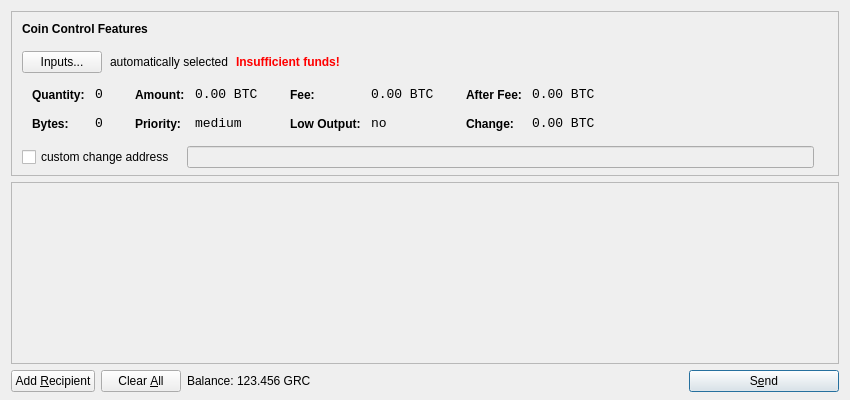
<?xml version="1.0" encoding="UTF-8"?>
<ui version="4.0">
 <class>SendCoinsDialog</class>
 <widget class="QDialog" name="SendCoinsDialog">
  <property name="geometry">
   <rect>
    <x>0</x>
    <y>0</y>
    <width>850</width>
    <height>400</height>
   </rect>
  </property>
  <property name="windowTitle">
   <string>Send Coins</string>
  </property>
  <layout class="QVBoxLayout" name="verticalLayout" stretch="0,1,0">
   <property name="bottomMargin">
    <number>8</number>
   </property>
   <item>
    <widget class="QFrame" name="frameCoinControl">
     <property name="sizePolicy">
      <sizepolicy hsizetype="Expanding" vsizetype="Expanding">
       <horstretch>0</horstretch>
       <verstretch>0</verstretch>
      </sizepolicy>
     </property>
     <property name="maximumSize">
      <size>
       <width>16777215</width>
       <height>16777215</height>
      </size>
     </property>
     <property name="frameShape">
      <enum>QFrame::StyledPanel</enum>
     </property>
     <property name="frameShadow">
      <enum>QFrame::Sunken</enum>
     </property>
     <layout class="QVBoxLayout" name="verticalLayoutCoinControl2">
      <property name="spacing">
       <number>-1</number>
      </property>
      <property name="leftMargin">
       <number>0</number>
      </property>
      <property name="topMargin">
       <number>0</number>
      </property>
      <property name="rightMargin">
       <number>0</number>
      </property>
      <property name="bottomMargin">
       <number>6</number>
      </property>
      <item>
       <layout class="QVBoxLayout" name="verticalLayoutCoinControl" stretch="0,0,0,0,1">
        <property name="spacing">
         <number>0</number>
        </property>
        <property name="leftMargin">
         <number>10</number>
        </property>
        <property name="topMargin">
         <number>10</number>
        </property>
        <item>
         <layout class="QHBoxLayout" name="horizontalLayoutCoinControl1">
          <property name="bottomMargin">
           <number>15</number>
          </property>
          <item>
           <widget class="QLabel" name="labelCoinControlFeatures">
            <property name="sizePolicy">
             <sizepolicy hsizetype="Preferred" vsizetype="Maximum">
              <horstretch>0</horstretch>
              <verstretch>0</verstretch>
             </sizepolicy>
            </property>
            <property name="font">
             <font>
              <weight>75</weight>
              <bold>true</bold>
             </font>
            </property>
            <property name="styleSheet">
             <string notr="true">font-weight:bold;</string>
            </property>
            <property name="text">
             <string>Coin Control Features</string>
            </property>
           </widget>
          </item>
         </layout>
        </item>
        <item>
         <layout class="QHBoxLayout" name="horizontalLayoutCoinControl2" stretch="0,0,0,0">
          <property name="spacing">
           <number>8</number>
          </property>
          <property name="bottomMargin">
           <number>10</number>
          </property>
          <item>
           <widget class="QPushButton" name="pushButtonCoinControl">
            <property name="styleSheet">
             <string notr="true"/>
            </property>
            <property name="text">
             <string>Inputs...</string>
            </property>
           </widget>
          </item>
          <item>
           <widget class="QLabel" name="labelCoinControlAutomaticallySelected">
            <property name="text">
             <string>automatically selected</string>
            </property>
            <property name="margin">
             <number>5</number>
            </property>
           </widget>
          </item>
          <item>
           <widget class="QLabel" name="labelCoinControlInsuffFunds">
            <property name="font">
             <font>
              <weight>75</weight>
              <bold>true</bold>
             </font>
            </property>
            <property name="styleSheet">
             <string notr="true">color:red;font-weight:bold;</string>
            </property>
            <property name="text">
             <string>Insufficient funds!</string>
            </property>
            <property name="margin">
             <number>5</number>
            </property>
           </widget>
          </item>
          <item>
           <spacer name="horizontalSpacerCoinControl">
            <property name="orientation">
             <enum>Qt::Horizontal</enum>
            </property>
            <property name="sizeHint" stdset="0">
             <size>
              <width>40</width>
              <height>1</height>
             </size>
            </property>
           </spacer>
          </item>
         </layout>
        </item>
        <item>
         <widget class="QWidget" name="widgetCoinControl" native="true">
          <property name="sizePolicy">
           <sizepolicy hsizetype="Preferred" vsizetype="Preferred">
            <horstretch>0</horstretch>
            <verstretch>0</verstretch>
           </sizepolicy>
          </property>
          <property name="minimumSize">
           <size>
            <width>0</width>
            <height>0</height>
           </size>
          </property>
          <property name="styleSheet">
           <string notr="true"/>
          </property>
          <layout class="QHBoxLayout" name="horizontalLayoutCoinControl5">
           <property name="margin">
            <number>0</number>
           </property>
           <item>
            <layout class="QHBoxLayout" name="horizontalLayoutCoinControl3" stretch="0,0,0,1">
             <property name="spacing">
              <number>20</number>
             </property>
             <property name="topMargin">
              <number>0</number>
             </property>
             <property name="bottomMargin">
              <number>10</number>
             </property>
             <item>
              <layout class="QFormLayout" name="formLayoutCoinControl1">
               <property name="horizontalSpacing">
                <number>10</number>
               </property>
               <property name="verticalSpacing">
                <number>14</number>
               </property>
               <property name="leftMargin">
                <number>10</number>
               </property>
               <property name="topMargin">
                <number>4</number>
               </property>
               <property name="rightMargin">
                <number>6</number>
               </property>
               <item row="0" column="0">
                <widget class="QLabel" name="labelCoinControlQuantityText">
                 <property name="styleSheet">
                  <string notr="true">font-weight:bold;</string>
                 </property>
                 <property name="text">
                  <string>Quantity:</string>
                 </property>
                 <property name="margin">
                  <number>0</number>
                 </property>
                </widget>
               </item>
               <item row="0" column="1">
                <widget class="QLabel" name="labelCoinControlQuantity">
                 <property name="font">
                  <font>
                   <family>Monospace</family>
                   <pointsize>10</pointsize>
                  </font>
                 </property>
                 <property name="cursor">
                  <cursorShape>IBeamCursor</cursorShape>
                 </property>
                 <property name="contextMenuPolicy">
                  <enum>Qt::ActionsContextMenu</enum>
                 </property>
                 <property name="text">
                  <string notr="true">0</string>
                 </property>
                 <property name="margin">
                  <number>0</number>
                 </property>
                 <property name="textInteractionFlags">
                  <set>Qt::LinksAccessibleByMouse|Qt::TextSelectableByKeyboard|Qt::TextSelectableByMouse</set>
                 </property>
                </widget>
               </item>
               <item row="1" column="0">
                <widget class="QLabel" name="labelCoinControlBytesText">
                 <property name="styleSheet">
                  <string notr="true">font-weight:bold;</string>
                 </property>
                 <property name="text">
                  <string>Bytes:</string>
                 </property>
                </widget>
               </item>
               <item row="1" column="1">
                <widget class="QLabel" name="labelCoinControlBytes">
                 <property name="font">
                  <font>
                   <family>Monospace</family>
                   <pointsize>10</pointsize>
                  </font>
                 </property>
                 <property name="cursor">
                  <cursorShape>IBeamCursor</cursorShape>
                 </property>
                 <property name="contextMenuPolicy">
                  <enum>Qt::ActionsContextMenu</enum>
                 </property>
                 <property name="text">
                  <string notr="true">0</string>
                 </property>
                 <property name="textInteractionFlags">
                  <set>Qt::LinksAccessibleByMouse|Qt::TextSelectableByKeyboard|Qt::TextSelectableByMouse</set>
                 </property>
                </widget>
               </item>
              </layout>
             </item>
             <item>
              <layout class="QFormLayout" name="formLayoutCoinControl2">
               <property name="horizontalSpacing">
                <number>10</number>
               </property>
               <property name="verticalSpacing">
                <number>14</number>
               </property>
               <property name="leftMargin">
                <number>6</number>
               </property>
               <property name="topMargin">
                <number>4</number>
               </property>
               <property name="rightMargin">
                <number>6</number>
               </property>
               <item row="0" column="0">
                <widget class="QLabel" name="labelCoinControlAmountText">
                 <property name="styleSheet">
                  <string notr="true">font-weight:bold;</string>
                 </property>
                 <property name="text">
                  <string>Amount:</string>
                 </property>
                 <property name="margin">
                  <number>0</number>
                 </property>
                </widget>
               </item>
               <item row="0" column="1">
                <widget class="QLabel" name="labelCoinControlAmount">
                 <property name="font">
                  <font>
                   <family>Monospace</family>
                   <pointsize>10</pointsize>
                  </font>
                 </property>
                 <property name="cursor">
                  <cursorShape>IBeamCursor</cursorShape>
                 </property>
                 <property name="contextMenuPolicy">
                  <enum>Qt::ActionsContextMenu</enum>
                 </property>
                 <property name="text">
                  <string notr="true">0.00 BTC</string>
                 </property>
                 <property name="textInteractionFlags">
                  <set>Qt::LinksAccessibleByMouse|Qt::TextSelectableByKeyboard|Qt::TextSelectableByMouse</set>
                 </property>
                </widget>
               </item>
               <item row="1" column="0">
                <widget class="QLabel" name="labelCoinControlPriorityText">
                 <property name="styleSheet">
                  <string notr="true">font-weight:bold;</string>
                 </property>
                 <property name="text">
                  <string>Priority:</string>
                 </property>
                </widget>
               </item>
               <item row="1" column="1">
                <widget class="QLabel" name="labelCoinControlPriority">
                 <property name="font">
                  <font>
                   <family>Monospace</family>
                   <pointsize>10</pointsize>
                  </font>
                 </property>
                 <property name="cursor">
                  <cursorShape>IBeamCursor</cursorShape>
                 </property>
                 <property name="contextMenuPolicy">
                  <enum>Qt::ActionsContextMenu</enum>
                 </property>
                 <property name="text">
                  <string>medium</string>
                 </property>
                 <property name="textInteractionFlags">
                  <set>Qt::LinksAccessibleByMouse|Qt::TextSelectableByKeyboard|Qt::TextSelectableByMouse</set>
                 </property>
                </widget>
               </item>
              </layout>
             </item>
             <item>
              <layout class="QFormLayout" name="formLayoutCoinControl3">
               <property name="horizontalSpacing">
                <number>10</number>
               </property>
               <property name="verticalSpacing">
                <number>14</number>
               </property>
               <property name="leftMargin">
                <number>6</number>
               </property>
               <property name="topMargin">
                <number>4</number>
               </property>
               <property name="rightMargin">
                <number>6</number>
               </property>
               <item row="0" column="0">
                <widget class="QLabel" name="labelCoinControlFeeText">
                 <property name="styleSheet">
                  <string notr="true">font-weight:bold;</string>
                 </property>
                 <property name="text">
                  <string>Fee:</string>
                 </property>
                 <property name="margin">
                  <number>0</number>
                 </property>
                </widget>
               </item>
               <item row="0" column="1">
                <widget class="QLabel" name="labelCoinControlFee">
                 <property name="font">
                  <font>
                   <family>Monospace</family>
                   <pointsize>10</pointsize>
                  </font>
                 </property>
                 <property name="cursor">
                  <cursorShape>IBeamCursor</cursorShape>
                 </property>
                 <property name="contextMenuPolicy">
                  <enum>Qt::ActionsContextMenu</enum>
                 </property>
                 <property name="text">
                  <string notr="true">0.00 BTC</string>
                 </property>
                 <property name="textInteractionFlags">
                  <set>Qt::LinksAccessibleByMouse|Qt::TextSelectableByKeyboard|Qt::TextSelectableByMouse</set>
                 </property>
                </widget>
               </item>
               <item row="1" column="0">
                <widget class="QLabel" name="labelCoinControlLowOutputText">
                 <property name="styleSheet">
                  <string notr="true">font-weight:bold;</string>
                 </property>
                 <property name="text">
                  <string>Low Output:</string>
                 </property>
                </widget>
               </item>
               <item row="1" column="1">
                <widget class="QLabel" name="labelCoinControlLowOutput">
                 <property name="font">
                  <font>
                   <family>Monospace</family>
                   <pointsize>10</pointsize>
                  </font>
                 </property>
                 <property name="cursor">
                  <cursorShape>IBeamCursor</cursorShape>
                 </property>
                 <property name="contextMenuPolicy">
                  <enum>Qt::ActionsContextMenu</enum>
                 </property>
                 <property name="text">
                  <string>no</string>
                 </property>
                 <property name="textInteractionFlags">
                  <set>Qt::LinksAccessibleByMouse|Qt::TextSelectableByKeyboard|Qt::TextSelectableByMouse</set>
                 </property>
                </widget>
               </item>
              </layout>
             </item>
             <item>
              <layout class="QFormLayout" name="formLayoutCoinControl4">
               <property name="horizontalSpacing">
                <number>10</number>
               </property>
               <property name="verticalSpacing">
                <number>14</number>
               </property>
               <property name="leftMargin">
                <number>6</number>
               </property>
               <property name="topMargin">
                <number>4</number>
               </property>
               <property name="rightMargin">
                <number>6</number>
               </property>
               <item row="0" column="0">
                <widget class="QLabel" name="labelCoinControlAfterFeeText">
                 <property name="styleSheet">
                  <string notr="true">font-weight:bold;</string>
                 </property>
                 <property name="text">
                  <string>After Fee:</string>
                 </property>
                 <property name="margin">
                  <number>0</number>
                 </property>
                </widget>
               </item>
               <item row="0" column="1">
                <widget class="QLabel" name="labelCoinControlAfterFee">
                 <property name="font">
                  <font>
                   <family>Monospace</family>
                   <pointsize>10</pointsize>
                  </font>
                 </property>
                 <property name="cursor">
                  <cursorShape>IBeamCursor</cursorShape>
                 </property>
                 <property name="contextMenuPolicy">
                  <enum>Qt::ActionsContextMenu</enum>
                 </property>
                 <property name="text">
                  <string notr="true">0.00 BTC</string>
                 </property>
                 <property name="textInteractionFlags">
                  <set>Qt::LinksAccessibleByMouse|Qt::TextSelectableByKeyboard|Qt::TextSelectableByMouse</set>
                 </property>
                </widget>
               </item>
               <item row="1" column="0">
                <widget class="QLabel" name="labelCoinControlChangeText">
                 <property name="styleSheet">
                  <string notr="true">font-weight:bold;</string>
                 </property>
                 <property name="text">
                  <string>Change:</string>
                 </property>
                </widget>
               </item>
               <item row="1" column="1">
                <widget class="QLabel" name="labelCoinControlChange">
                 <property name="font">
                  <font>
                   <family>Monospace</family>
                   <pointsize>10</pointsize>
                  </font>
                 </property>
                 <property name="cursor">
                  <cursorShape>IBeamCursor</cursorShape>
                 </property>
                 <property name="contextMenuPolicy">
                  <enum>Qt::ActionsContextMenu</enum>
                 </property>
                 <property name="text">
                  <string notr="true">0.00 BTC</string>
                 </property>
                 <property name="textInteractionFlags">
                  <set>Qt::LinksAccessibleByMouse|Qt::TextSelectableByKeyboard|Qt::TextSelectableByMouse</set>
                 </property>
                </widget>
               </item>
              </layout>
             </item>
            </layout>
           </item>
          </layout>
         </widget>
        </item>
        <item>
         <layout class="QHBoxLayout" name="horizontalLayoutCoinControl4" stretch="0,0,0">
          <property name="spacing">
           <number>12</number>
          </property>
          <property name="sizeConstraint">
           <enum>QLayout::SetDefaultConstraint</enum>
          </property>
          <property name="topMargin">
           <number>5</number>
          </property>
          <property name="rightMargin">
           <number>5</number>
          </property>
          <item>
           <widget class="QCheckBox" name="checkBoxCoinControlChange">
            <property name="text">
             <string>custom change address</string>
            </property>
           </widget>
          </item>
          <item>
           <widget class="QLineEdit" name="lineEditCoinControlChange">
            <property name="enabled">
             <bool>false</bool>
            </property>
            <property name="sizePolicy">
             <sizepolicy hsizetype="Expanding" vsizetype="Fixed">
              <horstretch>0</horstretch>
              <verstretch>0</verstretch>
             </sizepolicy>
            </property>
           </widget>
          </item>
          <item>
           <widget class="QLabel" name="labelCoinControlChangeLabel">
            <property name="sizePolicy">
             <sizepolicy hsizetype="Preferred" vsizetype="Expanding">
              <horstretch>0</horstretch>
              <verstretch>0</verstretch>
             </sizepolicy>
            </property>
            <property name="minimumSize">
             <size>
              <width>0</width>
              <height>0</height>
             </size>
            </property>
            <property name="text">
             <string/>
            </property>
            <property name="margin">
             <number>3</number>
            </property>
           </widget>
          </item>
         </layout>
        </item>
        <item>
         <spacer name="verticalSpacerCoinControl">
          <property name="orientation">
           <enum>Qt::Vertical</enum>
          </property>
          <property name="sizeHint" stdset="0">
           <size>
            <width>800</width>
            <height>1</height>
           </size>
          </property>
         </spacer>
        </item>
       </layout>
      </item>
     </layout>
    </widget>
   </item>
   <item>
    <widget class="QScrollArea" name="scrollArea">
     <property name="widgetResizable">
      <bool>true</bool>
     </property>
     <widget class="QWidget" name="scrollAreaWidgetContents">
      <property name="geometry">
       <rect>
        <x>0</x>
        <y>0</y>
        <width>830</width>
        <height>165</height>
       </rect>
      </property>
      <layout class="QVBoxLayout" name="verticalLayout_2">
       <property name="margin">
        <number>0</number>
       </property>
       <item>
        <layout class="QVBoxLayout" name="entries">
         <property name="spacing">
          <number>6</number>
         </property>
        </layout>
       </item>
       <item>
        <spacer name="verticalSpacer">
         <property name="orientation">
          <enum>Qt::Vertical</enum>
         </property>
         <property name="sizeHint" stdset="0">
          <size>
           <width>20</width>
           <height>40</height>
          </size>
         </property>
        </spacer>
       </item>
      </layout>
     </widget>
    </widget>
   </item>
   <item>
    <layout class="QHBoxLayout" name="horizontalLayout">
     <item>
      <widget class="QPushButton" name="addButton">
       <property name="toolTip">
        <string>Send to multiple recipients at once</string>
       </property>
       <property name="text">
        <string>Add &amp;Recipient</string>
       </property>
       <property name="icon">
        <iconset resource="../bitcoin.qrc">
         <normaloff>:/icons/add</normaloff>:/icons/add</iconset>
       </property>
       <property name="autoDefault">
        <bool>false</bool>
       </property>
      </widget>
     </item>
     <item>
      <widget class="QPushButton" name="clearButton">
       <property name="sizePolicy">
        <sizepolicy hsizetype="Minimum" vsizetype="Fixed">
         <horstretch>0</horstretch>
         <verstretch>0</verstretch>
        </sizepolicy>
       </property>
       <property name="toolTip">
        <string>Remove all transaction fields</string>
       </property>
       <property name="text">
        <string>Clear &amp;All</string>
       </property>
       <property name="icon">
        <iconset resource="../bitcoin.qrc">
         <normaloff>:/icons/remove</normaloff>:/icons/remove</iconset>
       </property>
       <property name="autoRepeatDelay">
        <number>300</number>
       </property>
       <property name="autoDefault">
        <bool>false</bool>
       </property>
      </widget>
     </item>
     <item>
      <layout class="QHBoxLayout" name="horizontalLayout_2">
       <property name="spacing">
        <number>3</number>
       </property>
       <item>
        <widget class="QLabel" name="label">
         <property name="text">
          <string>Balance:</string>
         </property>
        </widget>
       </item>
       <item>
        <widget class="QLabel" name="labelBalance">
         <property name="cursor">
          <cursorShape>IBeamCursor</cursorShape>
         </property>
         <property name="text">
          <string>123.456 GRC</string>
         </property>
         <property name="textInteractionFlags">
          <set>Qt::LinksAccessibleByMouse|Qt::TextSelectableByKeyboard|Qt::TextSelectableByMouse</set>
         </property>
        </widget>
       </item>
      </layout>
     </item>
     <item>
      <spacer name="horizontalSpacer">
       <property name="orientation">
        <enum>Qt::Horizontal</enum>
       </property>
       <property name="sizeHint" stdset="0">
        <size>
         <width>40</width>
         <height>20</height>
        </size>
       </property>
      </spacer>
     </item>
     <item>
      <widget class="QPushButton" name="sendButton">
       <property name="minimumSize">
        <size>
         <width>150</width>
         <height>0</height>
        </size>
       </property>
       <property name="toolTip">
        <string>Confirm the send action</string>
       </property>
       <property name="text">
        <string>S&amp;end</string>
       </property>
       <property name="icon">
        <iconset resource="../bitcoin.qrc">
         <normaloff>:/icons/send</normaloff>:/icons/send</iconset>
       </property>
       <property name="default">
        <bool>true</bool>
       </property>
      </widget>
     </item>
    </layout>
   </item>
  </layout>
 </widget>
 <resources>
  <include location="../bitcoin.qrc"/>
 </resources>
 <connections/>
</ui>
